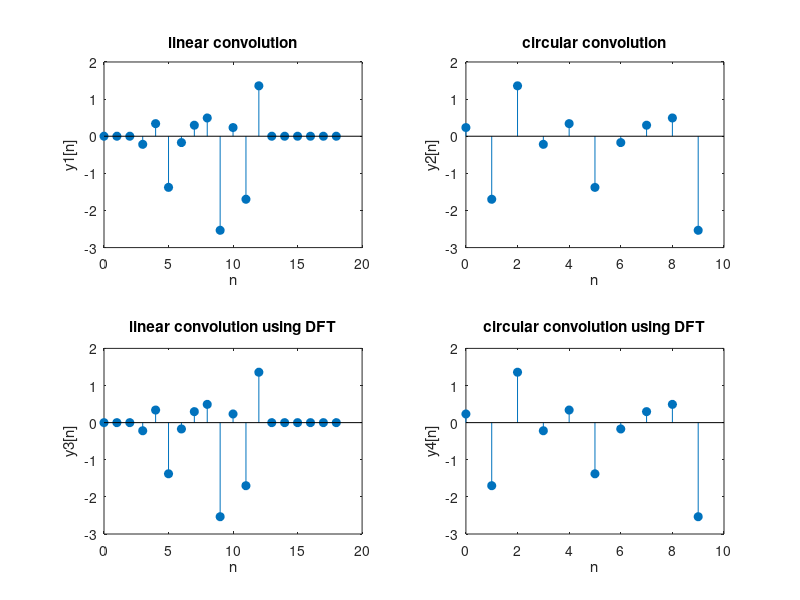

Here is the MATLAB script that generated this plot: (Note: this script raises an error after producing the figure.)
n=0:9;
x1=randn(1,10);
% x2=[0,0,0,1,0,0,0,0,0,0];
x2=(n==3);

dx1=fft(x1);
dx2 =fft(x2);
idx1=ifft(dx1);
idx2=ifft(dx2);
y1=conv(x1,x2);
y2=cconv(x1,x2,10);
y3=conv(idx1,idx2);
y4=cconv(idx1,idx2,10);
c_n = 0:length(y2)-1;

figure

subplot(2,2,1);
stem(0:18, y1, "filled");
title('linear convolution');
xlabel('n');
ylabel('y1[n]');

subplot(2,2,2);
stem(c_n, y2, "filled");
title('circular convolution');
xlabel('n');
ylabel('y2[n]');


subplot(2,2,3);
stem(0:18, y3, "filled");
title('linear convolution using DFT');
xlabel('n');
ylabel('y3[n]');

subplot(2,2,4);
stem(c_n, y4, "filled");
title('circular convolution using DFT');
xlabel('n');
ylabel('y4[n]');

sgtitle('Linear and Circular convolution with and without using DFT');
